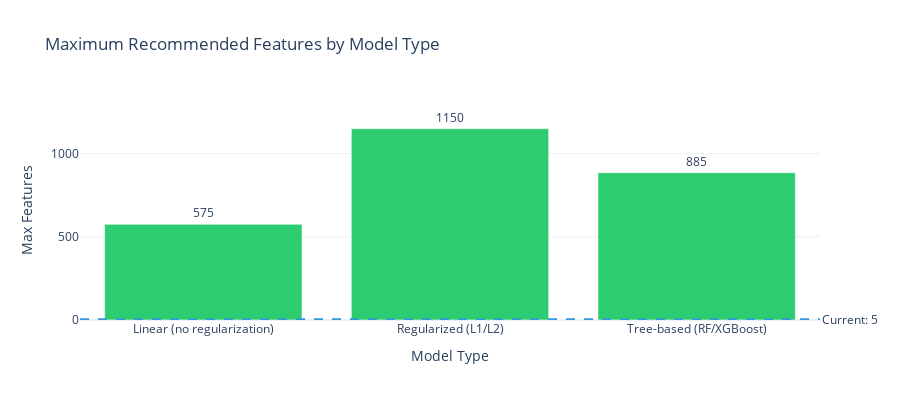

Notebook code cell kept with this figure:
### Markdown cell above
### 6.3.1 Model Complexity Guidance

Based on your data capacity, here's guidance on model complexity and feature limits.

### Code cell
# Model Complexity Guidance
if findings.target_column and 'capacity_result' in dir():
    guidance = capacity_result.complexity_guidance
    
    print("=" * 70)
    print("MODEL COMPLEXITY GUIDANCE")
    print("=" * 70)
    
    # Create visualization of feature limits by model type
    model_types = ["Linear\n(no regularization)", "Regularized\n(L1/L2)", "Tree-based\n(RF/XGBoost)"]
    max_features = [guidance.max_features_linear, guidance.max_features_regularized, guidance.max_features_tree]
    current_features = capacity_result.total_features
    
    colors = ['#e74c3c' if m < current_features else '#2ecc71' for m in max_features]
    
    fig = go.Figure()
    
    fig.add_trace(go.Bar(
        x=model_types,
        y=max_features,
        marker_color=colors,
        text=[f"{m}" for m in max_features],
        textposition='outside',
        name='Max Features'
    ))
    
    # Add horizontal line for current feature count
    fig.add_hline(
        y=current_features,
        line_dash="dash",
        line_color="#3498db",
        annotation_text=f"Current: {current_features}",
        annotation_position="right"
    )
    
    # Calculate y-axis range to fit labels
    max_val = max(max_features)
    fig.update_layout(
        title="Maximum Recommended Features by Model Type",
        xaxis_title="Model Type",
        yaxis_title="Max Features",
        yaxis_range=[0, max_val * 1.15],  # Add 15% headroom for labels
        template='plotly_white',
        height=400,
        showlegend=False,
    )
    
    display_figure(fig)
    
    print(f"\n🎯 RECOMMENDED MODEL TYPE: {guidance.recommended_model_type.replace('_', ' ').title()}")
    
    print("\n📋 MODEL-SPECIFIC RECOMMENDATIONS:")
    for rec in guidance.model_recommendations:
        print(f"   • {rec}")
    
    print("\n💡 GENERAL GUIDANCE:")
    for rec in guidance.recommendations:
        print(f"   {rec}")
    
    # Summary table
    print("\n" + "-" * 70)
    print("FEATURE BUDGET SUMMARY:")
    print("-" * 70)
    summary_data = {
        "Model Type": ["Linear (no regularization)", "Regularized (L1/L2)", "Tree-based"],
        "Max Features": [guidance.max_features_linear, guidance.max_features_regularized, guidance.max_features_tree],
        "Current": [current_features] * 3,
        "Status": [
            "✅ OK" if guidance.max_features_linear >= current_features else "⚠️ Reduce",
            "✅ OK" if guidance.max_features_regularized >= current_features else "⚠️ Reduce", 
            "✅ OK" if guidance.max_features_tree >= current_features else "⚠️ Reduce"
        ]
    }
    display(pd.DataFrame(summary_data))
    
    # Persist model type recommendation to registry
    registry.add_bronze_model_type(
        model_type=guidance.recommended_model_type,
        max_features_linear=guidance.max_features_linear,
        max_features_regularized=guidance.max_features_regularized,
        max_features_tree=guidance.max_features_tree,
        rationale=f"Recommended: {guidance.recommended_model_type}",
        source_notebook="06_feature_opportunities"
    )
    print(f"\n✅ Persisted model type recommendation to registry: {guidance.recommended_model_type}")

### Figure 1 — Plotly figure (JSON) as saved in the notebook; plotly's stock layout.template omitted (floating-point values rounded to 4 significant figures)
{"data": [{"marker": {"color": ["#2ecc71", "#2ecc71", "#2ecc71"]}, "name": "Max Features", "text": ["575", "1150", "885"], "textposition": "outside", "type": "bar", "x": ["Linear\n(no regularization)", "Regularized\n(L1/L2)", "Tree-based\n(RF/XGBoost)"], "y": [575, 1150, 885]}], "layout": {"annotations": [{"showarrow": false, "text": "Current: 5", "x": 1, "xanchor": "left", "xref": "x domain", "y": 5, "yanchor": "middle", "yref": "y"}], "height": 400, "shapes": [{"line": {"color": "#3498db", "dash": "dash"}, "type": "line", "x0": 0, "x1": 1, "xref": "x domain", "y0": 5, "y1": 5, "yref": "y"}], "showlegend": false, "title": {"text": "Maximum Recommended Features by Model Type"}, "xaxis": {"title": {"text": "Model Type"}}, "yaxis": {"range": [0, 1322.0], "title": {"text": "Max Features"}}}}
